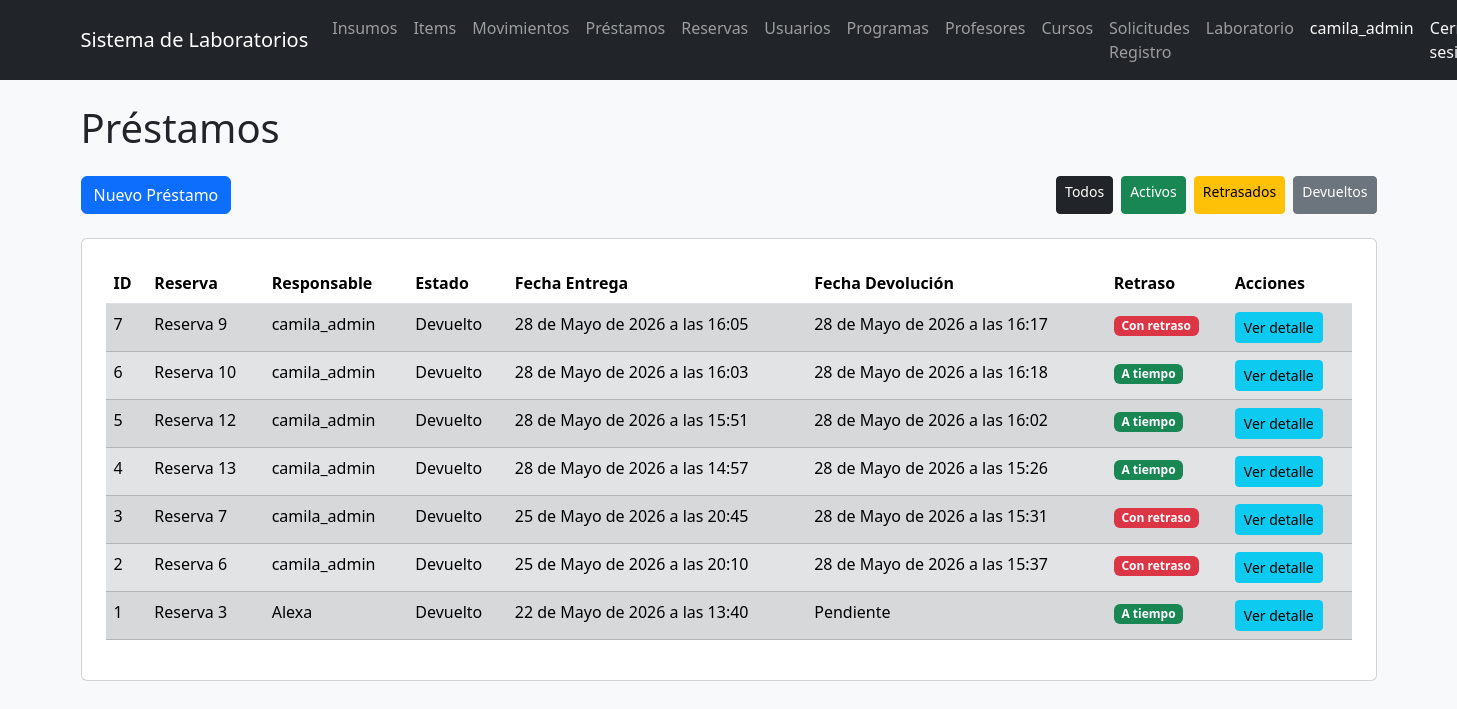
The page /prestamos/ (signed in) on the database its author committed.
### users/models.py (models this page shows)
class Usuario(AbstractUser):
    codigo = models.CharField(max_length=50, unique=True, blank=True)
    programa = models.CharField(max_length=100, blank=True)
    rol = models.ForeignKey(
        Rol,
        on_delete=models.CASCADE,
        null=True,
        blank=True
    )
    def __str__(self):
        return self.username

### prestamos/models.py (models this page shows, shortened)
class Prestamo(models.Model):
    reserva = models.ForeignKey(
        Reserva,
        on_delete=models.CASCADE
    )
    responsable = models.ForeignKey(
        Usuario,
        on_delete=models.CASCADE
    )
    estado = models.ForeignKey(
        EstadoPrestamo,
        on_delete=models.CASCADE
    )
    fecha_entrega = models.DateTimeField(auto_now_add=True)
    fecha_devolucion = models.DateTimeField(
        null=True,
        blank=True
    )

class EstadoPrestamo(models.Model):
    nombre = models.CharField(max_length=50)
    def __str__(self):
        return self.nombre

### reservas/models.py (models this page shows, shortened)
class Reserva(models.Model):
    usuario = models.ForeignKey(
    'users.Usuario',
    on_delete=models.CASCADE,
    null=True,
    blank=True
)
    fecha_reserva = models.DateTimeField()
    hora_limite_retiro = models.DateTimeField(
        null=True,
        blank=True
    )
    fecha_devolucion = models.DateTimeField(
        null=True,
        blank=True
    )
    estado = models.ForeignKey(
        EstadoReserva,
        on_delete=models.CASCADE,
        null=True,
        blank=True
    )
    fecha_creacion = models.DateTimeField(auto_now_add=True)
    def __str__(self):
        return f"Reserva {self.pk}"

### prestamos/views.py (the view)
# urls.py: path('', lista_prestamos, name='lista_prestamos'),
@rol_requerido('Administrador', 'Encargado')
def lista_prestamos(request):
    estado_filtro = request.GET.get('estado')
    prestamos = Prestamo.objects.all().order_by('-fecha_entrega')
    if estado_filtro:
        prestamos = prestamos.filter(estado__nombre=estado_filtro)
    return render(
        request,
        'prestamos/lista.html',
        {
            'prestamos': prestamos
        }
    )

### config/context_processors.py (called while the page is built)
def notificaciones_admin(request):
    if not request.user.is_authenticated:
        return {}
    try:
        rol = request.user.rol.nombre
    except Exception:
        return {}
    if rol not in ('Administrador', 'Encargado'):
        return {}
    from solicitudes.models import SolicitudRegistroProfesor, SolicitudRegistroCurso
    return {
        'notif_profesores': SolicitudRegistroProfesor.objects.filter(
            estado='pendiente'
        ).count(),
        'notif_cursos': SolicitudRegistroCurso.objects.filter(
            estado='pendiente',
            solicitud_profesor__estado='aprobada'
        ).count(),
    }

### templates/prestamos/lista.html
{% extends 'base_general.html' %}
{% block contenido %}
<h1 class="mb-4">Préstamos</h1>
<div class="d-flex justify-content-between mb-4">
    <a href="/reservas/para-prestamo/" class="btn btn-primary">Nuevo Préstamo</a>
    <div class="d-flex gap-2">
        <a href="?" class="btn btn-dark btn-sm">Todos</a>
        <a href="?estado=Activo" class="btn btn-success btn-sm">Activos</a>
        <a href="?estado=Retrasado" class="btn btn-warning btn-sm">Retrasados</a>
        <a href="?estado=Devuelto" class="btn btn-secondary btn-sm">Devueltos</a>
    </div>
</div>
<div class="card p-4">
    <table class="table table-striped">
        <thead>
            <tr>
                <th>ID</th>
                <th>Reserva</th>
                <th>Responsable</th>
                <th>Estado</th>
                <th>Fecha Entrega</th>
                <th>Fecha Devolución</th>
                <th>Retraso</th>
                <th>Acciones</th>
            </tr>
        </thead>
        <tbody>
            {% for prestamo in prestamos %}
            <tr class="
                {% if prestamo.estado.nombre == 'Activo' %}table-success
                {% elif prestamo.estado.nombre == 'Retrasado' %}table-warning
                {% elif prestamo.estado.nombre == 'Devuelto' %}table-secondary
                {% endif %}
            ">
                <td>{{ prestamo.id }}</td>
                <td>{{ prestamo.reserva }}</td>
                <td>{{ prestamo.responsable }}</td>
                <td>{{ prestamo.estado }}</td>
                <td>{{ prestamo.fecha_entrega }}</td>
                <td>{{ prestamo.fecha_devolucion|default:"Pendiente" }}</td>
                <td>
                    {% if prestamo.estado.nombre == 'Devuelto' %}
                        {% if prestamo.fecha_devolucion > prestamo.reserva.fecha_devolucion %}
                            <span class="badge bg-danger">Con retraso</span>
                        {% else %}
                            <span class="badge bg-success">A tiempo</span>
                        {% endif %}
                    {% else %}
                        ---
                    {% endif %}
                </td>
                <td>
                    <a
                        href="/prestamos/{{ prestamo.id }}/"
                        class="btn btn-info btn-sm"
                    >
                        Ver detalle
                    </a>
                </td>
            </tr>
            {% endfor %}
        </tbody>
    </table>
</div>
{% endblock %}

### templates/base_general.html (shortened to what this page needs)
<!DOCTYPE html>
<html lang="es">
<head>
    <link
        href="https://cdn.jsdelivr.net/npm/bootstrap@5.3.3/dist/css/bootstrap.min.css"
        rel="stylesheet"
    >
</head>
<body class="bg-light">
    <nav class="navbar navbar-expand-lg navbar-dark bg-dark">
    <div class="container">
        <a class="navbar-brand" href="/">Sistema de Laboratorios</a>
        <div class="navbar-nav">
    {% if user.rol.nombre == 'Administrador' %}
        <a class="nav-link" href="/inventario/">Insumos</a>
        <a class="nav-link" href="/inventario/items/">Items</a>
        <a class="nav-link" href="/inventario/movimientos/">Movimientos</a>
        <a class="nav-link" href="/prestamos/">Préstamos</a>
        <a class="nav-link" href="/reservas/">Reservas</a>
        <a class="nav-link" href="/usuarios/">Usuarios</a>
        <a class="nav-link {% if '/usuarios/programas' in request.path %}active{% endif %}" href="/usuarios/programas/">Programas</a>
        <a class="nav-link {% if '/usuarios/profesores' in request.path %}active{% endif %}" href="/usuarios/profesores/">
            Profesores
        </a>
        <a class="nav-link {% if '/solicitudes/cursos' in request.path %}active{% endif %}" href="/solicitudes/cursos/">
            Cursos
        </a>
        <a class="nav-link {% if 'solicitudes-profesores' in request.path %}active{% endif %}" href="/solicitudes/solicitudes-profesores/">Solicitudes Registro</a>
        <a class="nav-link" href="/laboratorio/">Laboratorio</a>
    {% endif %}
</div>
        <div class="navbar-nav ms-auto">
    {% if user.is_authenticated %}
    <span class="nav-link text-light">{{ user.username }}</span>
    <form method="POST" action="/logout/">
        <button type="submit" class="btn btn-link nav-link text-light">
            Cerrar sesión
        </button>
    </form>
    {% endif %}
</div>
</nav>
    <div class="container mt-4">
        {% block contenido %}
        {% endblock %}
    </div>
</body>
</html>

### rows shown on the page
Usuario: username "camila_admin"
Prestamo: id "7", reserva "Reserva 9", responsable "camila_admin", estado "Devuelto", fecha_entrega "28 de Mayo de 2026 a las 16:05", fecha_devolucion "28 de Mayo de 2026 a las 16:17", shows "Con retraso"
Prestamo: id "6", reserva "Reserva 10", responsable "camila_admin", estado "Devuelto", fecha_entrega "28 de Mayo de 2026 a las 16:03", fecha_devolucion "28 de Mayo de 2026 a las 16:18", shows "A tiempo"
Prestamo: id "5", reserva "Reserva 12", responsable "camila_admin", estado "Devuelto", fecha_entrega "28 de Mayo de 2026 a las 15:51", fecha_devolucion "28 de Mayo de 2026 a las 16:02", shows "A tiempo"
Prestamo: id "4", reserva "Reserva 13", responsable "camila_admin", estado "Devuelto", fecha_entrega "28 de Mayo de 2026 a las 14:57", fecha_devolucion "28 de Mayo de 2026 a las 15:26", shows "A tiempo"
Prestamo: id "3", reserva "Reserva 7", responsable "camila_admin", estado "Devuelto", fecha_entrega "25 de Mayo de 2026 a las 20:45", fecha_devolucion "28 de Mayo de 2026 a las 15:31", shows "Con retraso"
Prestamo: id "2", reserva "Reserva 6", responsable "camila_admin", estado "Devuelto", fecha_entrega "25 de Mayo de 2026 a las 20:10", fecha_devolucion "28 de Mayo de 2026 a las 15:37", shows "Con retraso"
Prestamo: id "1", reserva "Reserva 3", responsable "Alexa", estado "Devuelto", fecha_entrega "22 de Mayo de 2026 a las 13:40", fecha_devolucion "Pendiente", shows "A tiempo"
